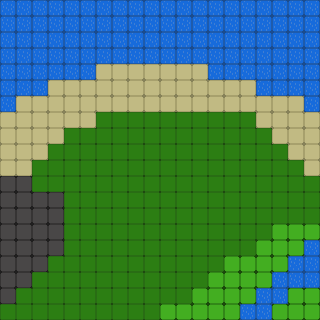

This is a level from a 2D game, rendered from its Tiled map with the project's own tilesets. A one-line summary and the complete map file follow:
An orthogonal 20x20 tile map with 16x16 px tiles, 1 tile layer (Base Layer).

<map version="1.4" tiledversion="1.4.2" orientation="orthogonal" renderorder="right-down" width="20" height="20" tilewidth="16" tileheight="16" infinite="0" nextlayerid="3" nextobjectid="1">
 <tileset firstgid="1" source="testset.tsx" />
 <layer id="1" name="Base Layer" width="20" height="20">
  <data encoding="csv">
10,10,10,10,10,10,10,10,10,10,10,10,10,10,10,10,10,10,10,10,
10,10,10,10,10,10,10,10,10,10,10,10,10,10,10,10,10,10,10,10,
10,10,10,10,10,10,10,10,10,10,10,10,10,10,10,10,10,10,10,10,
10,10,10,10,10,10,10,10,10,10,10,10,10,10,10,10,10,10,10,10,
10,10,10,10,10,10,13,13,13,13,13,13,13,10,10,10,10,10,10,10,
10,10,10,13,13,13,13,13,13,13,13,13,13,13,13,13,10,10,10,10,
10,13,13,13,13,13,13,13,13,13,13,13,13,13,13,13,13,13,13,10,
13,13,13,13,13,13,6,6,6,6,6,6,6,6,6,6,13,13,13,13,
13,13,13,13,6,6,6,6,6,6,6,6,6,6,6,6,6,13,13,13,
13,13,13,6,6,6,6,6,6,6,6,6,6,6,6,6,6,6,13,13,
13,13,6,6,6,6,6,6,6,6,6,6,6,6,6,6,6,6,6,13,
12,12,6,6,6,6,6,6,6,6,6,6,6,6,6,6,6,6,6,6,
12,12,12,12,6,6,6,6,6,6,6,6,6,6,6,6,6,6,6,6,
12,12,12,12,6,6,6,6,6,6,6,6,6,6,6,6,6,6,6,6,
12,12,12,12,6,6,6,6,6,6,6,6,6,6,6,6,6,7,7,7,
12,12,12,12,6,6,6,6,6,6,6,6,6,6,6,6,7,7,7,8,
12,12,12,6,6,6,6,6,6,6,6,6,6,6,7,7,7,7,8,8,
12,12,6,6,6,6,6,6,6,6,6,6,6,7,7,7,7,10,10,10,
12,6,6,6,6,6,6,6,6,6,6,6,7,7,7,7,10,10,7,7,
6,6,6,6,6,6,6,6,6,6,7,7,7,7,7,10,10,7,7,7
</data>
 </layer>
</map>
